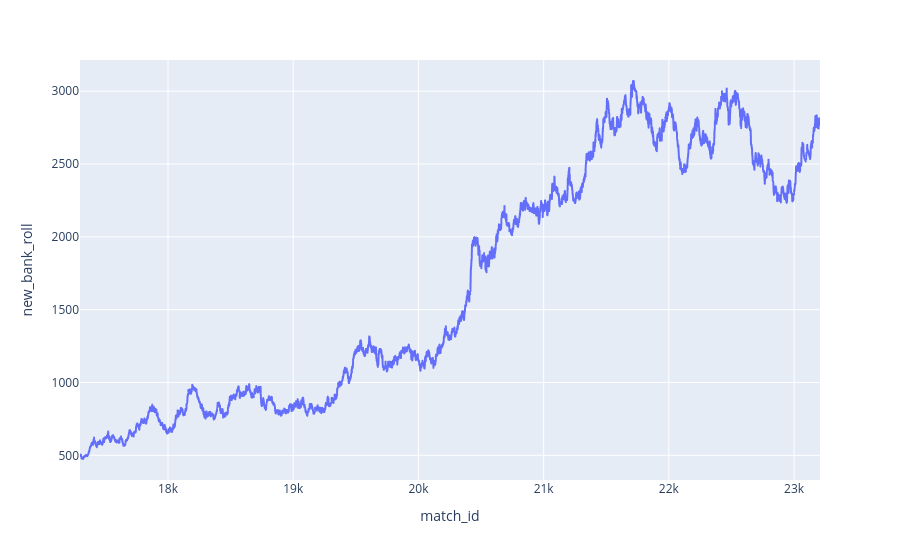

Write notebook code for a chart like this one.
### Code cell
from pipeline.risk import kelly_criterion, flat_bet, fixed_fraction
from pipeline.evaluation import evaluate_returns, get_evaluation_table, apply_clean_theme
from pipeline.metrics.performance import (
    median_PNL, mean_PNL, total_PNL, number_of_bets, win_rate, loss_rate, compound_return
)
from pipeline.metrics.risk_adjusted import sharpe_ratio, calmer_ratio, sortino_ratio
from pipeline.metrics.drawdown import (
    max_drawdown, max_time_underwater, average_drawdown, avg_time_underwater
)
from pipeline.metrics.volatility import volatility, downside_volatility, skewness, kurtosis, best_bet, worst_bet

KELLY_FRACTION = 0.2

metrics = {
    "Performance": [mean_PNL, median_PNL, total_PNL, number_of_bets, win_rate, loss_rate, compound_return],
    "Distribution": [volatility, downside_volatility, skewness, kurtosis, best_bet, worst_bet],
    "Risk Adjusted Returns": [sharpe_ratio, calmer_ratio, sortino_ratio],
    "Drawdown": [max_drawdown, max_time_underwater, average_drawdown, avg_time_underwater]
}

equity_series = kelly_criterion(bet_series, initial_bank_roll=500, fraction=KELLY_FRACTION)
px.line(
    equity_series,
    y="new_bank_roll",
    x="match_id",
)

### Figure 1 — Plotly figure (JSON) as saved in the notebook; plotly's stock layout.template omitted (floating-point values rounded to 4 significant figures; data arrays with more than 128 entries replaced by an {"elided": "..."} marker saying what was removed)
{"data": [{"hovertemplate": "match_id=%{x}<br>new_bank_roll=%{y}<extra></extra>", "legendgroup": "", "line": {"color": "#636efa", "dash": "solid"}, "marker": {"symbol": "circle"}, "mode": "lines", "name": "", "showlegend": false, "type": "scattergl", "x": {"elided": "5101 int values"}, "xaxis": "x", "y": {"elided": "5101 float values"}, "yaxis": "y"}], "layout": {"legend": {"tracegroupgap": 0}, "margin": {"t": 60}, "xaxis": {"anchor": "y", "domain": [0, 1], "title": {"text": "match_id"}}, "yaxis": {"anchor": "x", "domain": [0, 1], "title": {"text": "new_bank_roll"}}}}
